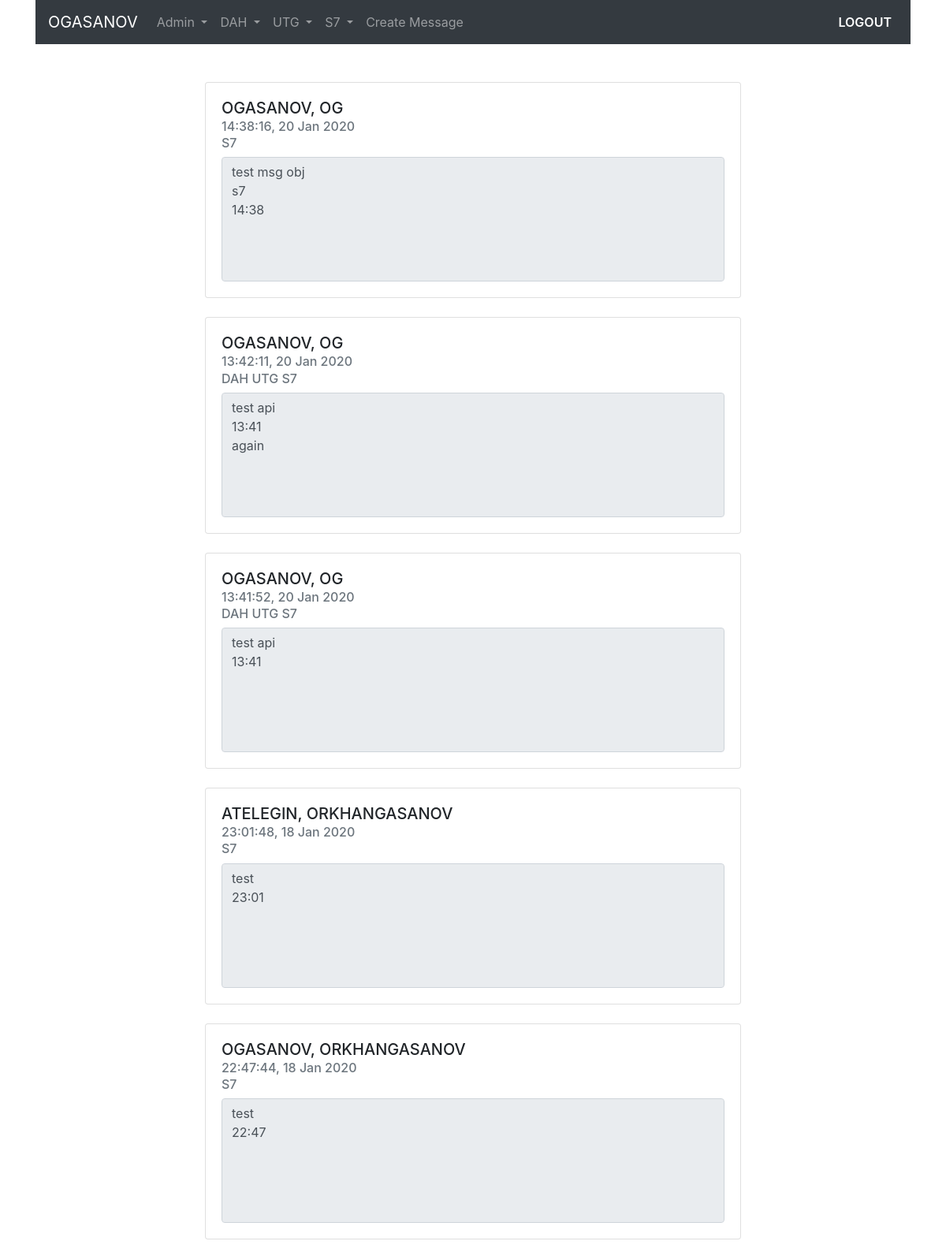
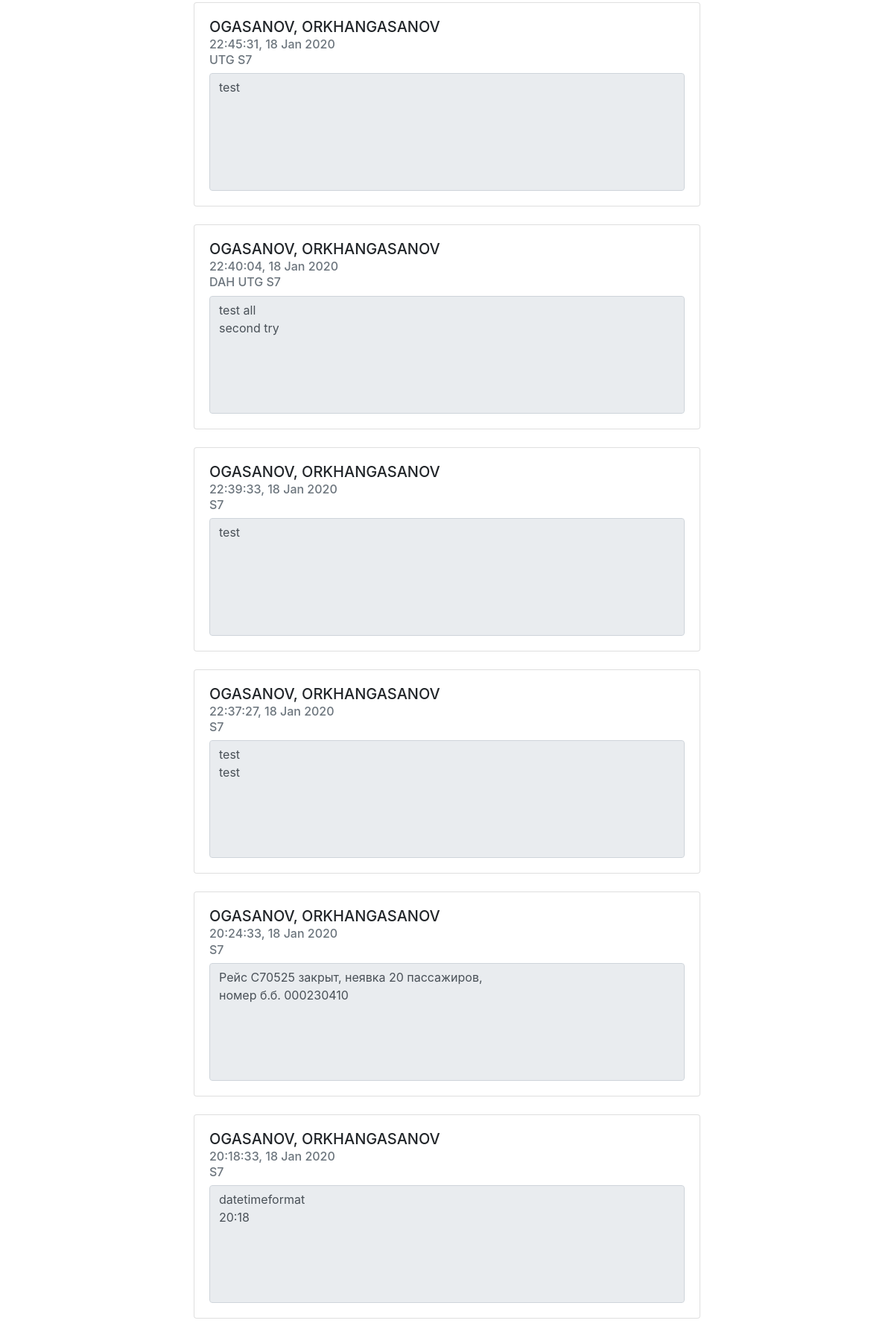
Screenshot of /s7/messages-50/ (signed in, upper part) with the database file from the repository (2 pictures, top to bottom).
### user_model/models.py (models this page shows, shortened)
class UserModel(AbstractBaseUser):
    username = models.CharField(verbose_name='username', max_length=30, unique=True)
    fullname = models.CharField(verbose_name='full name', max_length=100)
    entity = models.CharField(verbose_name='entity', max_length=60)
    date_joined = models.DateTimeField(verbose_name='date joined', auto_now_add=True)
    last_login = models.DateTimeField(verbose_name='last login', auto_now=True)
    is_admin = models.BooleanField(default=False)
    is_active = models.BooleanField(default=True)
    is_staff = models.BooleanField(default=False)
    is_superuser = models.BooleanField(default=False)
    USERNAME_FIELD = 'username'
    REQUIRED_FIELDS = ['fullname', 'entity']
    objects = UserModelManager()
    class Meta:
        verbose_name = 'Create User'
        verbose_name_plural = 'Create Users'

class Message(models.Model):
    title = models.CharField(max_length=150, db_index=True)
    slug = models.SlugField(max_length=150, unique=True)
    body = models.TextField(db_index=True)
    tags = models.ManyToManyField('Tag', related_name='t_messages')
    users = models.ManyToManyField('UserModel', related_name='u_messages')
    date_pub = models.DateTimeField(auto_now_add=True)
    class Meta:
        ordering = ['-date_pub']

class Tag(models.Model):
    title = models.CharField(max_length=50, unique=True)
    slug = models.SlugField(max_length=50, unique=True)
    def __str__(self):
        return self.title

### user_model/views.py (the view)
# urls.py: path('s7/messages-50/', S7MsgsView.as_view(), name='s7_messages_obj'),
class S7MsgsView(LoginRequiredMixin, ObjectMsgsViewMixin, View):
    template = 'user_model/s7_msgs_template.html'
    tag_arg = 'S7'

### user_model/utils.py (called while the page is built)
    def get(self, request):
        messages = Message.objects.filter(tags__title=self.tag_arg)[:50]
        return render(request, self.template, context={'messages': messages})

### user_model/templates/user_model/s7_msgs_template.html
{% extends 'user_model/base.html' %}
{% block content %}
    <div class="row">
        <div class="col-md-2"></div>
        <div class="col-md-8">
            {% for message in messages %}
                {% include 'user_model/includes/slug_message_template.html' %}
            {% endfor %}
        </div>
        <div class="col-md-2"></div>
    </div>
{% endblock %}

### user_model/templates/user_model/includes/navbar.html (shortened to what this page needs)
<nav class="navbar navbar-expand-md navbar-dark bg-dark sticky-top">
    {% if request.user.is_authenticated %}
        <a class="navbar-brand" href="{% url 'homepage' %}">{{ request.user.username|upper }}</a>
    {% else %}
        <a class="navbar-brand mx-auto" href="{% url 'homepage' %}">Рассылка сообщений по рейсам</a>
    {% endif %}
    {% if request.user.is_authenticated and request.user.is_admin %}
    <div class="collapse navbar-collapse" id="navbarSupportedContent">
        <ul class="navbar-nav mr-auto">
            {% include 'user_model/includes/nav_item_admin.html' %}
            {% include 'user_model/includes/nav_item_template.html' %}
        </ul>
        <ul class="navbar-nav ml-auto">
            {% include 'user_model/includes/nav_item_logout.html' %}
        </ul>
    </div>
    {% endif %}
</nav>

### user_model/templates/user_model/includes/slug_message_template.html
<div class="message-mainpage-template">
    <div class="card mb-4">
        <div class="card-body">
            <h5 class="card-title mb-2">{{ message.title }}</h5>
            <h6 class="card-subtitle mb-2 text-muted">{{ message.date_pub|date:'H:i:s, d M Y'}}</h6>
            <h6 class="card-subtitle mb-2 text-muted">
                {% for tag in message.tags.all %}
                    {{ tag }}
                {% endfor %}
            </h6>
            <textarea readonly class="form-control" rows="6" style="resize: none;">{{ message.body|striptags }}</textarea>
        </div>
    </div>
</div>

### static/css/style.css (style rules this page uses)
.message-mainpage-template { margin-left: 25px; margin-right: 25px; }

### rows the page displays
UserModel: user.username "OGASANOV"
Message: title "OGASANOV, OG", date_pub "14:38:16, 20 Jan 2020", body "test msg obj s7 14:38"
Tag: title "S7"
Message: title "OGASANOV, OG", date_pub "13:42:11, 20 Jan 2020", body "test api 13:41 again"
Tag: title "DAH"
Tag: title "UTG"
Message: title "OGASANOV, OG", date_pub "13:41:52, 20 Jan 2020", body "test api 13:41"
Message: title "ATELEGIN, ORKHANGASANOV", date_pub "23:01:48, 18 Jan 2020", body "test 23:01"
Message: title "OGASANOV, ORKHANGASANOV", date_pub "22:47:44, 18 Jan 2020", body "test 22:47"
Message: title "OGASANOV, ORKHANGASANOV", date_pub "22:45:31, 18 Jan 2020", body "test"
Message: title "OGASANOV, ORKHANGASANOV", date_pub "22:40:04, 18 Jan 2020", body "test all second try"
Message: title "OGASANOV, ORKHANGASANOV", date_pub "22:39:33, 18 Jan 2020", body "test"
Message: title "OGASANOV, ORKHANGASANOV", date_pub "22:37:27, 18 Jan 2020", body "test test"
Message: title "OGASANOV, ORKHANGASANOV", date_pub "20:24:33, 18 Jan 2020", body "Рейс С70525 закрыт, неявка 20 пассажиров, номер б.б. 000230410"
Message: title "OGASANOV, ORKHANGASANOV", date_pub "20:18:33, 18 Jan 2020", body "datetimeformat 20:18"
